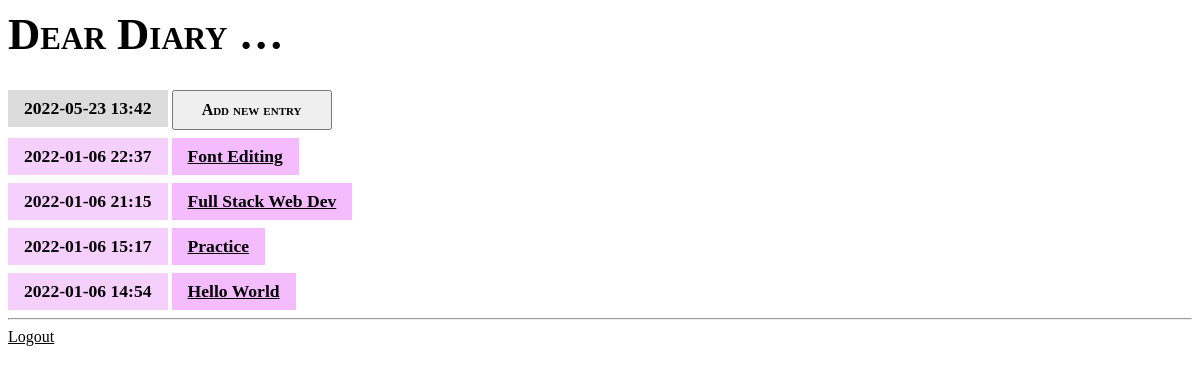
The app's page / (signed in), older data.
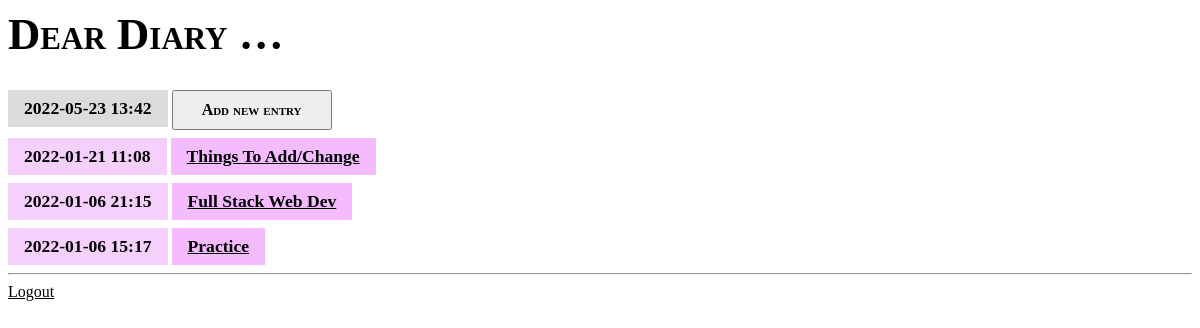
The same page, newer data.
### entries/models.py (models this page shows, shortened)
class Entry(models.Model):
    title = models.CharField(max_length=200)
    content = models.TextField()
    date_created = models.DateTimeField(default=timezone.now)
    class Meta:
        verbose_name_plural = "Entries"

### entries/views.py (the view)
class EntryListView(LockedView,ListView):
    model = Entry
    queryset = Entry.objects.all().order_by('-date_created')

### entries/templates/entries/entry_list.html
{% extends "entries/base.html" %}
{% block content %}
    <article>
        <h2 class="mark">{% now "Y-m-d H:i" %}</em></h2>
        <a href="{% url 'entry-create' %}"><button>Add new entry</button></a>
    </article>
    {% for entry in entry_list %}
        <article>
            <h3 class="{{ entry.date_created|date:'1' }}">
                {{ entry.date_created|date:'Y-m-d H:i' }}
            </h3>
            <h2>
                <a href="{% url 'entry-detail' entry.id %}">
                    {{ entry.title }}
                </a>
            </h2>
        </article>
    {% endfor %}
{% endblock %}

### entries/templates/entries/base.html (shortened to what this page needs)
{% load static %}
<html lang="en">
<!DOCTYPE html>
<head>
    <link rel="stylesheet" href="{% static 'css/diary.css' %}">
</head>
<body>
    <h1><a href="/">Dear Diary …</a></h1>
    {% block content %}{% endblock %}
<hr>
<a href="{% url 'admin:logout' %}">Logout</a>
</body>
</html>

### entries/static/css/diary.css (style rules this page uses)
* { box-sizing: border-box; }
body { font-family: "Comic Sans MS"; font-size: 16px; }
a { color: inherit; }
h1 { font-size: 2.8em; }
h1 a { text-decoration: none; font-variant: small-caps; }
h2, h3 { font-size: 1.1em; margin: 0; display: inline-block; padding: 0.5rem 1rem; vertical-align: top; }
h3 { background-color: rgb(246, 208, 253); }
h2 { background-color: rgb(244,187,255); }
.mark { background-color: gainsboro; }
article { margin-bottom: 0.5rem; }
button, textarea, input { font-size: inherit; min-height: 2.5em; padding: 0 1rem; font-family: "Comic Sans MS"; }
button, input[type="submit"] { margin: 0; cursor: pointer; font-weight: bold; min-width: 10rem; font-family: "Comic Sans MS"; font-variant: small-caps; }

Row changes from the older to the newer data that the page shows:
removed Entry: date_created "2022-01-06 22:37", title "Font Editing"
removed Entry: date_created "2022-01-06 14:54", title "Hello World"
added Entry: date_created "2022-01-21 11:08", title "Things To Add/Change"
